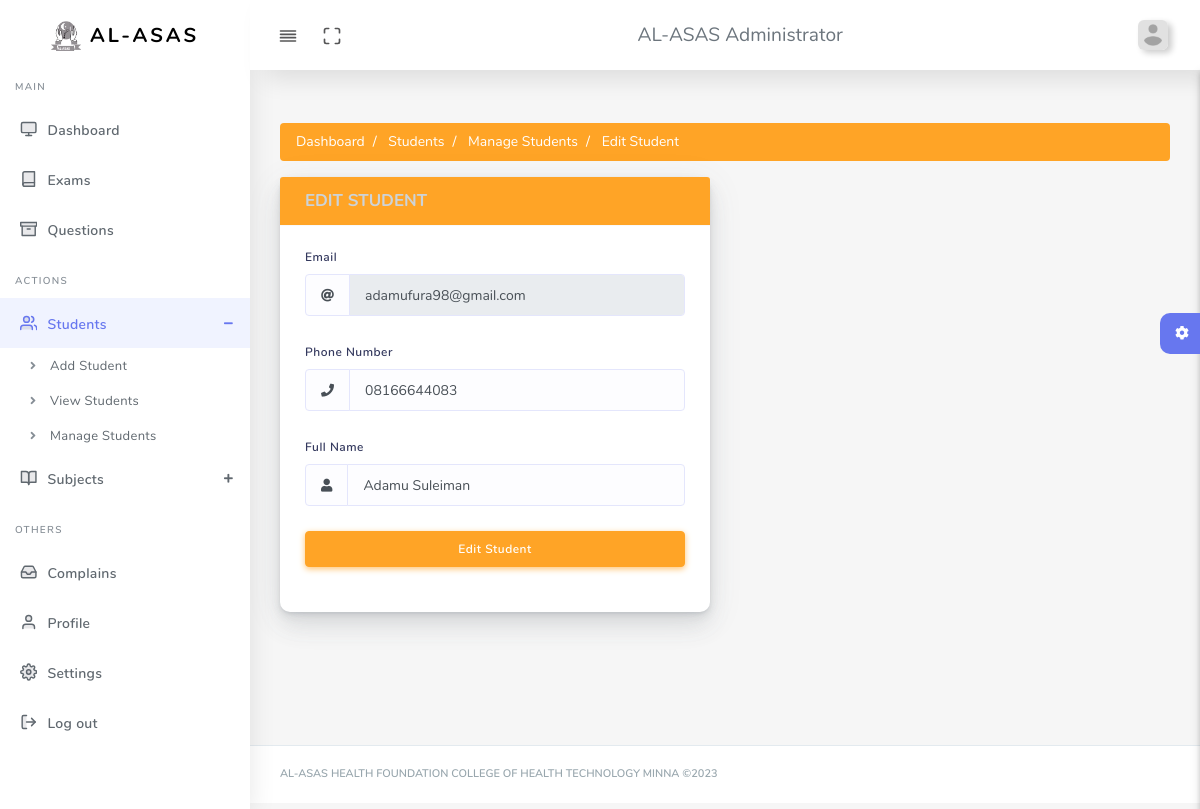
Page /admin/edit_student.php?email=adamufura98@gmail.com (signed in) on the committed database.
### tables this page shows
CREATE TABLE `students` (
  `id` int(100) NOT NULL,
  `email` varchar(200) NOT NULL,
  `phonenumber` varchar(15) NOT NULL,
  `fullname` varchar(200) NOT NULL,
  `status` varchar(10) NOT NULL DEFAULT 'ACTIVE',
  `allocation` int(20) NOT NULL DEFAULT 0,
  `joined` date NOT NULL DEFAULT current_timestamp(),
  `avatar` text NOT NULL DEFAULT '../assets/images/avatars/avatar.png'
);

### admin/helpers/admin-functions.php (called while the page is built, shortened)
<?php
include 'setup.php';
function getAdminByUsername($username)
{
    global $connection;
    $admin_data_q = "SELECT * FROM `admin` WHERE `username` = ?";
    $admin_data_stmt = mysqli_prepare($connection, $admin_data_q);
    mysqli_stmt_bind_param($admin_data_stmt, 's', $username);
    mysqli_stmt_execute($admin_data_stmt);
    $result = mysqli_fetch_assoc(mysqli_stmt_get_result($admin_data_stmt));
    return $result;
}
function getStudentByEmail($email)
{
    global $connection;
    $student_data_q = "SELECT * FROM `students` WHERE `email` = ?";
    $student_data_stmt = mysqli_prepare($connection, $student_data_q);
    mysqli_stmt_bind_param($student_data_stmt, 's', $email);
    mysqli_stmt_execute($student_data_stmt);
    $result = mysqli_fetch_assoc(mysqli_stmt_get_result($student_data_stmt));
    return $result;
}

### admin/edit_student.php (the view, shortened to what this page needs)
<?php
$data = getStudentByEmail($_GET['email']);
?>
  <body>
    <div id="app">
      <div class="main-wrapper main-wrapper-1">
        <div class="navbar-bg"></div>
        <?php Includes::custom_include('includes/navbar.php', [], true);    ?>
        <div class="main-sidebar sidebar-style-2">
        </div>
        <div class="main-content">
          <section class="section">
            <nav aria-label="breadcrumb">
              <ol class="breadcrumb bg-warning text-white-all">
                <li class="breadcrumb-item"><a href="index.php"> Dashboard</a></li>
                <li class="breadcrumb-item"><a href="#"> Students</a></li>
                <li class="breadcrumb-item"><a href="manage_students.php"> Manage Students</a></li>
                <li class="breadcrumb-item active" aria-current="page"> Edit Student</li>
              </ol>
            </nav>
          <div class="section-body">
            <div class="row">
              <div class="col-12 col-md-6 col-lg-6 ">
                <div class="card">
                  <div class="card-header bg-warning">
                    <h4 class="text-secondary">EDIT STUDENT</h4>
                  </div>
                  <form action="" method="post" enctype="multipart/form-data" class="card-body">
                    <div class="form-group">
                      <label>Email</label>
                      <div class="input-group">
                        <div class="input-group-prepend">
                          <div class="input-group-text">
                            <i class="fas fa-at"></i>
                          </div>
                        </div>
                        <input type="text" name="email"  class="form-control" value="<?php echo $data['email'] ?>" disabled>
                      </div>
                    </div>
                    <div class="form-group">
                      <label>Phone Number</label>
                      <div class="input-group">
                        <div class="input-group-prepend">
                          <div class="input-group-text">
                            <i class="fas fa-phone"></i>
                          </div>
                        </div>
                        <input type="text" name="phonenumber" value="<?php echo $data['phonenumber'] ?>" class="form-control phone-number">
                      </div>
                    </div>
                    <div class="form-group">
                      <label>Full Name</label>
                      <div class="input-group">
                        <div class="input-group-prepend">
                          <div class="input-group-text">
                            <i class="fas fa-user"></i>
                          </div>
                        </div>
                        <input type="text" name="fullname" value="<?php echo $data['fullname'] ?>" class="form-control">
                      </div>
                    </div>
                    <div class="form-group">
                        <button type="submit" name="editStudent" class="btn btn-warning w-100">Edit Student </button>
                    </div>
                  </form>
                </div>
              </div>
            </div>
          </div>
        </section>
        </div>
      </div>
    </div>
  </body>
</html>

### admin/includes/navbar.php (shortened to what this page needs)
<?php
$adminData = getAdminByUsername($_SESSION['s_adminUsername']);
?>
<nav class="navbar navbar-expand-lg main-navbar sticky">
          <div class="form-inline mr-auto">
            <ul class="navbar-nav mr-3">
              <li>
                <a
                  href="#"
                  data-toggle="sidebar"
                  class="nav-link nav-link-lg collapse-btn"
                >
                  <i data-feather="align-justify"></i
                ></a>
              </li>
              <li>
                <a href="#" class="nav-link nav-link-lg fullscreen-btn">
                  <i data-feather="maximize"></i>
                </a>
              </li>
            </ul>
          </div>
          <div class="form-inline mr-auto">
            <ul class="navbar-nav mr-3">
              <li class="text-bold" style="font-size: 1.2rem">
                AL-ASAS Administrator
              </li>
            </ul>
          </div>
          <ul class="navbar-nav navbar-right">
            <li class="dropdown">
              <a
                href="#"
                data-toggle="dropdown"
                class="nav-link dropdown-toggle nav-link-lg nav-link-user"
              >
                <img
                  alt="image"
                  src="<?php echo $adminData['avatar'] ?>"
                  class="user-img-radious-style" />
              </a>
            </li>
          </ul>
        </nav>

### rows in the picture
students: email "adamufura98@gmail.com", phonenumber "08166644083", fullname "Adamu Suleiman"
